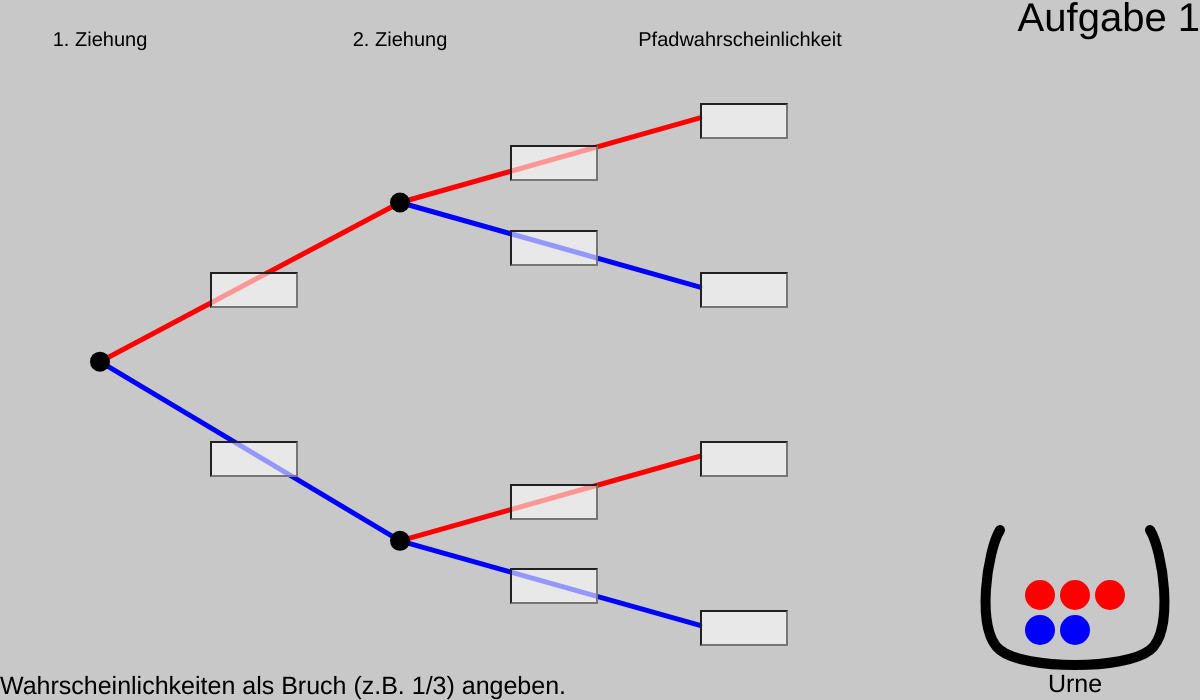
Frame 1 (no input)
Frame 60 (no input): identical to frame 1, image omitted
Frame 120 (the mouse pressed at the canvas centre since frame 60): identical to frame 1, image omitted

The p5.js sketch that drew this single still picture (run headless with seeded random() and noise() and a simulated clock; from frame 60 on, the mouse is pressed at the canvas centre):

// p5.js sketch
// ── sketch.js
let cNeutral;
let cTrue;
let cFalse;
let cHighlight;
let inputs = [];
let colors = [];
let amounts = [];
let aufgabe = 1;
let correct;
let wrong = 0;

let draw3 = false;

let buttonNext;

let cheat = false;

let t;
let h;
let yc = 10;

function setup() {
	createCanvas(1200, 700);
	
	t = height/30;
	h = height - t;
	
	cNeutral = color(255, 255, 255, 150);
	cTrue = color(0, 255, 0, 150);
	cFalse = color(255, 0, 0, 150);
	cHighlight = color(255, 220, 190);
	
	let red = color(255, 0, 0);
	let blue = color(0, 0, 255);
	let yellow = color(255, 255, 0);
	let green = color(0, 255, 0);
	let orange = color(255, 150, 0);
	let purple = color(140, 0, 200);
	colors.push(red);
	colors.push(blue);
	colors.push(yellow);
	colors.push(green);
	colors.push(orange);
	colors.push(purple);
	
	setupButtons();	
	setupAufgabe1();
}

function drawUrne(x, y, w, h){
	noFill();
	stroke(0);
	strokeWeight(10);
	beginShape();
	curveVertex(x+w/2, y);
	curveVertex(x, y);
	curveVertex(x, y+h);
	curveVertex(x+w, y+h);
	curveVertex(x+w, y);
	curveVertex(x+w/2, y);
	endShape();
	noStroke();
	fill(0);
	textSize(25);
	textAlign(CENTER, CENTER);
	text('Urne', x+w/2, y+h+35);
}

function draw() {
	background(200);
	drawLines();
	
	// Anmerkung Bruchschreibweise
	textAlign(LEFT, BOTTOM);
	textSize(25);
	fill(0);
	noStroke();
	text('Wahrscheinlichkeiten als Bruch (z.B. 1/3) angeben.', 0, height);
	
	// Urne
	drawUrne(width - 200, height - 170, 150, 120);
	
	// Anzahl Kugeln
	let r = 30;
	let gap = 5;
	for (let i = 0; i < amounts.length; i++){
		let h = i + 3 - amounts.length;
		fill(colors[i]);
		let amount = amounts[i];
		for (let j = 0; j < amount; j++){
			circle(j*(r+gap) + width - 160, h*(r+gap) + height - 140, r);
		}
	}
	
	// Aufgabe
	fill(0);
	textAlign(RIGHT, TOP);
	textSize(40);
	text('Aufgabe ' + aufgabe, width, 0);
	
	// Error Box
	if (wrong > 0){
		wrong--;
		noStroke();
		fill(0);
		rect(width/4, height*2/5, width/2, height/5);
		fill(255);
		textAlign(CENTER, CENTER);
		text('Es gibt noch Fehler.', width/2, height/2);
	}
	
	// Text
	fill(0);
	noStroke();
	textAlign(CENTER, CENTER);
	textSize(20);
	let y = 40;
	text('1. Ziehung', 100, y);
	text('2. Ziehung', 400, y);	
	text('Pfadwahrscheinlichkeit', 740, y);	
	
	// 3
	if (draw3){
		fill(0);
		textAlign(LEFT, CENTER);
		textSize(20);	
		text('P(gleiche Farbe)=', width - 300, 150);
		text('P(kein rot)=', width - 300, 200);
		text('P(2. Kugel blau)=', width - 300, 250);
	}
}

function drawLines(){
	stroke(0);
	strokeWeight(5);
	let n = amounts.length;
	
	for (let i = 0; i < n; i++){
		let y = t + i*h/n + h/n/2 + yc;
		stroke(colors[i]);
		line(100, t+h/2, 400, y);
	}	
	
	for (let i = 0; i < n*n; i++){
		let p = int(i/n);
		let y1 = t + p*h/n + h/n/2 + yc;
		let y2 = t + i*h/(n*n) + h/(n*n)/2 + yc;
		stroke(colors[i%n]);
		line(400, y1, 700, y2);
	}
	
	fill(0);
	noStroke();
	let r = 20;
	circle(100, t + h/2, r);
	for (let i = 0; i < n; i++){
		let y = t + i*h/n + h/n/2 + yc;
		circle(400, y, r);
	}
}

function checkInputs(){
	correct = true;
	for (let i = 0; i < inputs.length; i++){
		let input = inputs[i];		
		let value = input.input.value();
		let numbers = split(str(value), '/');
		let result = int(numbers[0])/int(numbers[1]);
		if (abs(result - input.result) < 1/1000){
			input.input.style('background-color', cTrue);
		}else{
			input.input.style('background-color', cFalse);
			correct = false;
		}
	}
}

function setupButtons(){
	let x = 100;
	let y = 50;
	
	let buttonCheck = createButton('überprüfen');
	buttonCheck.mousePressed(checkInputs);
	buttonCheck.position(width, 0);
	buttonCheck.size(x, y);
	
	let buttonClear = createButton('alles löschen');
	buttonClear.mousePressed(clearInputs);
	buttonClear.position(width, y);
	buttonClear.size(x, y);
	
	buttonNext = createButton('nächste Aufgabe');
	buttonNext.mousePressed(submit);
	buttonNext.position(width, 2*y);
	buttonNext.size(x, y);	
}

function setupInputs(){	
	let sum = sumAmount();	
	let n = amounts.length;
	
	// 1. Ziehung
	for (let i = 0; i < n; i++){
		let y = t + h*(n+1+i*2)/(4*n) + yc;
		let result = amounts[i]/sum;
		inputs.push(new Input(250, y, result));
	}	
	
	// 2. Ziehung
	for (let i = 0; i < n*n; i++){
		let p = int(i/n);
		let y = t + p*h/n+h*(n+1+(i%n)*2)/(4*n*n) + yc;
		let result = amounts[i % n]/sum;
		inputs.push(new Input(550, y, result));
	}
	
	// Pfad-WS
	for (let i = 0; i < n*n; i++){
		let y = t + i*h/(n*n) + h/(n*n)/2 + yc;
		let p = int(i/n);
		let result = inputs[p].result*amounts[i % n]/sum;
		inputs.push(new Input(740, y, result));
	}
}

function clearInputs(){
	for (let i = 0; i < inputs.length; i++){
		let input = inputs[i];
		input.input.value('');
	}
	clearColor();
}

function sumAmount(){
	let sum = 0;
	for (let i = 0; i < amounts.length; i++){
		sum += amounts[i];
	}
	return sum;
}

function clearColor(){
	for (let i = 0; i < inputs.length; i++){
		let input = inputs[i];
		input.input.style('background-color', cNeutral);
	}
}

function submit(){
	if (aufgabe == 1){
		submit1();
	} else if (aufgabe == 2){
		submit2();
	}
}

class Input{
	constructor(x, y, result){
		let inputW = 80;
		let inputH = 30;
		this.input = createInput('');
		this.input.size(inputW, inputH);
		this.input.position(x-inputW/2, y-inputH/2);
		this.input.style('background-color', cNeutral);
		this.input.style('font-size', '30px');
		this.result = result;
	}
}
// ── Aufgabe1.js
function setupAufgabe1(){
	amounts = [3, 2];
	setupInputs();
}

function submit1(){
	checkInputs();
	if (cheat || correct){
		for (let i = 0; i < inputs.length; i++){
			let input = inputs[i];
			input.input.hide();
		}
		inputs = [];
		aufgabe = 2;
		setupAufgabe2();
	}else{
		wrong = 100;
	}
}
// ── Aufgabe2.js
function setupAufgabe2(){
	amounts = [1, 1, 1];
	setupInputs();	
}

function submit2(){
	checkInputs();
	if (cheat || correct){
		setupAufgabe3();
	}else{
		wrong = 100;
	}
}
// ── Aufgabe3.js
function setupAufgabe3(){
	setupInputs3();
	setupButtons3();
	draw3 = true;
	buttonNext.hide();
}

function setupButtons3(){
	let x = 100;
	let y = 50;
	
	buttonTipp1 = createButton('Tipp');
	buttonTipp1.mousePressed(tipp1);
	buttonTipp1.position(width, 150-y/2);
	buttonTipp1.size(x, y);
	
	buttonTipp2 = createButton('Tipp');
	buttonTipp2.mousePressed(tipp2);
	buttonTipp2.position(width, 200-y/2);
	buttonTipp2.size(x, y);
	
	buttonTipp2 = createButton('Tipp');
	buttonTipp2.mousePressed(tipp3);
	buttonTipp2.position(width, 250-y/2);
	buttonTipp2.size(x, y);
}

function tipp1(){
	clearColor();
	let n = amounts.length;
	let m = n*(n+1);
	for (let i = 0; i < n; i++){
		inputs[m+i*(n+1)].input.style('background-color', cHighlight);
	}	
}

function tipp2(){
	clearColor();
	let n = amounts.length;
	let m = n*(n+1);
	for (let i = 0; i < n; i++){
		for (let j = 0; j < n; j++){
			let a = i;
			let b = n*(i+1) + j;
			if (a % n != 0 && b % n != 0){
				let c = b + n*n;
				inputs[c].input.style('background-color', cHighlight);
			}
		}	
	}
}

function tipp3(){
	clearColor();
	let n = amounts.length;
	let m = n*(n+1);
	for (let i = 0; i < n; i++){
		inputs[m+i*n+1].input.style('background-color', cHighlight);
	}
}

function setupInputs3(){
	let result;
	let sum = sumAmount();
	
	// 2x gleiche Farbe
	result = 0;
	for (let i = 0; i < amounts.length; i++){
		result += amounts[i]*amounts[i];
	}
	result /= sum*sum;
	inputs.push(new Input(width - 100, 150, result));
	
	// kein rot
	result = 0;
	for (let i = 0; i < amounts.length; i++){
		for (let j = 0; j < amounts.length; j++){
			if (i*j > 0){
				result += amounts[i]*amounts[j];
			}
		}
	}
	result /= sum*sum;
	inputs.push(new Input(width - 100, 200, result));	
	
	// zweite Kugel ist blau
	result = 0;
	for (let i = 0; i < amounts.length; i++){
		result += amounts[i]*amounts[1];
	}
	result /= sum*sum;
	inputs.push(new Input(width - 100, 250, result));	
}
